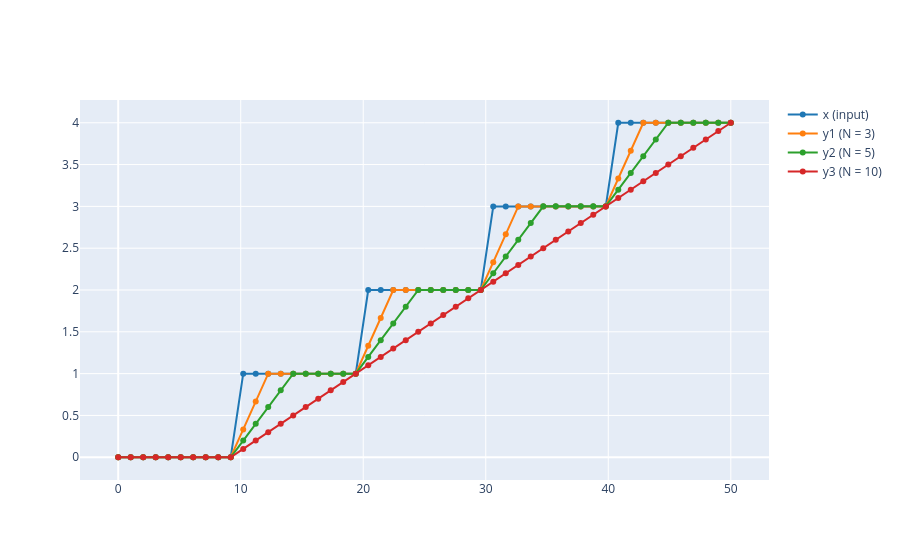

Notebook code cell kept with this figure:
### Markdown cell above
1.3 Run the example above using the `averaging_filter` instead. Change the number N to different values and explain what happen.

### Code cell
# We set the values of N to 3, 5, 10
x = [np.floor(x/10) for x in range(50)] # recall the definition of x
fs = 1  
y1 = averaging_filter(x, 3)
y2 = averaging_filter(x, 5)
y3 = averaging_filter(x, 10)
plot_signals([x,y1,y2,y3], fs, name=['x (input)','y1 (N = 3)', 'y2 (N = 5)', 'y3 (N = 10)'], mode='lines+markers')
